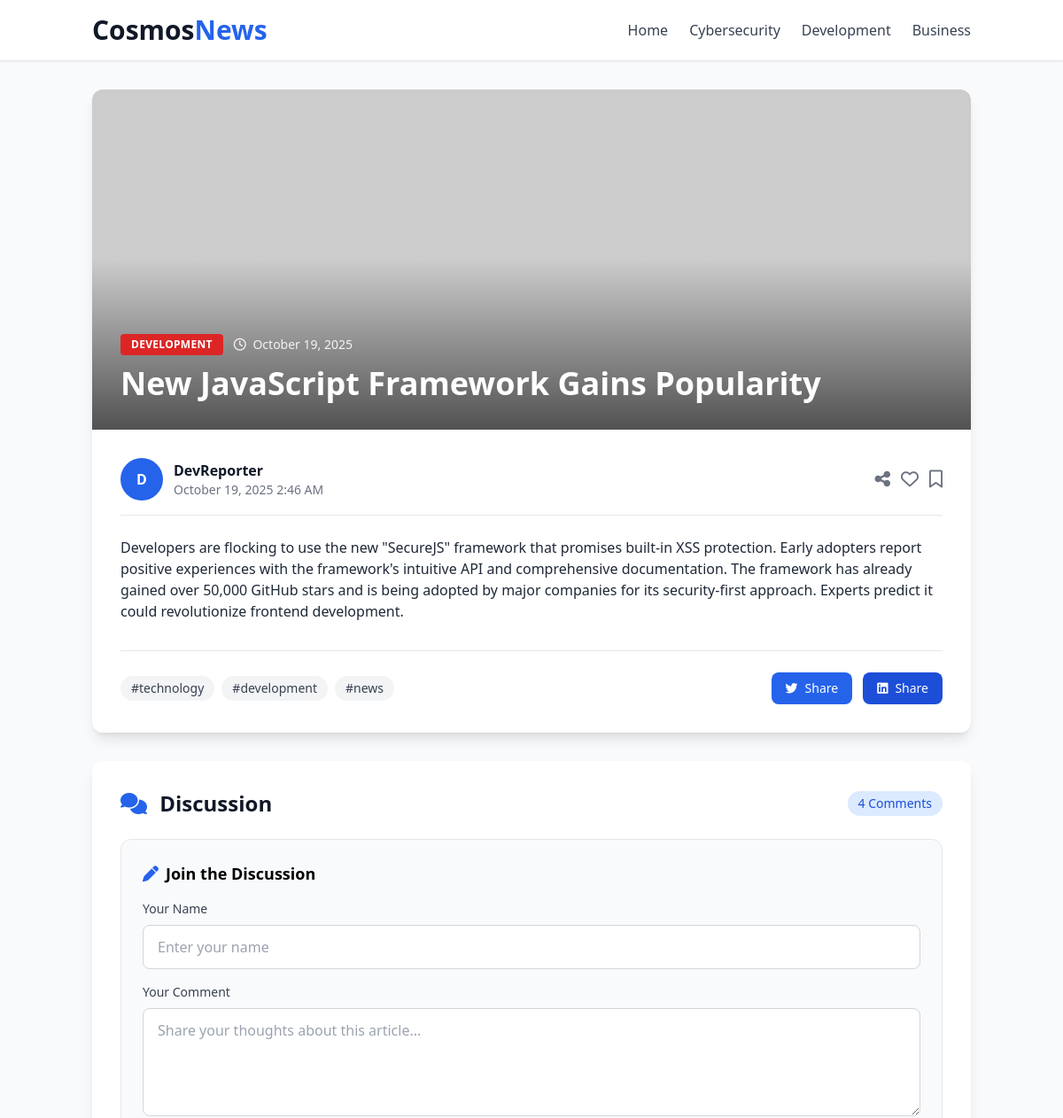
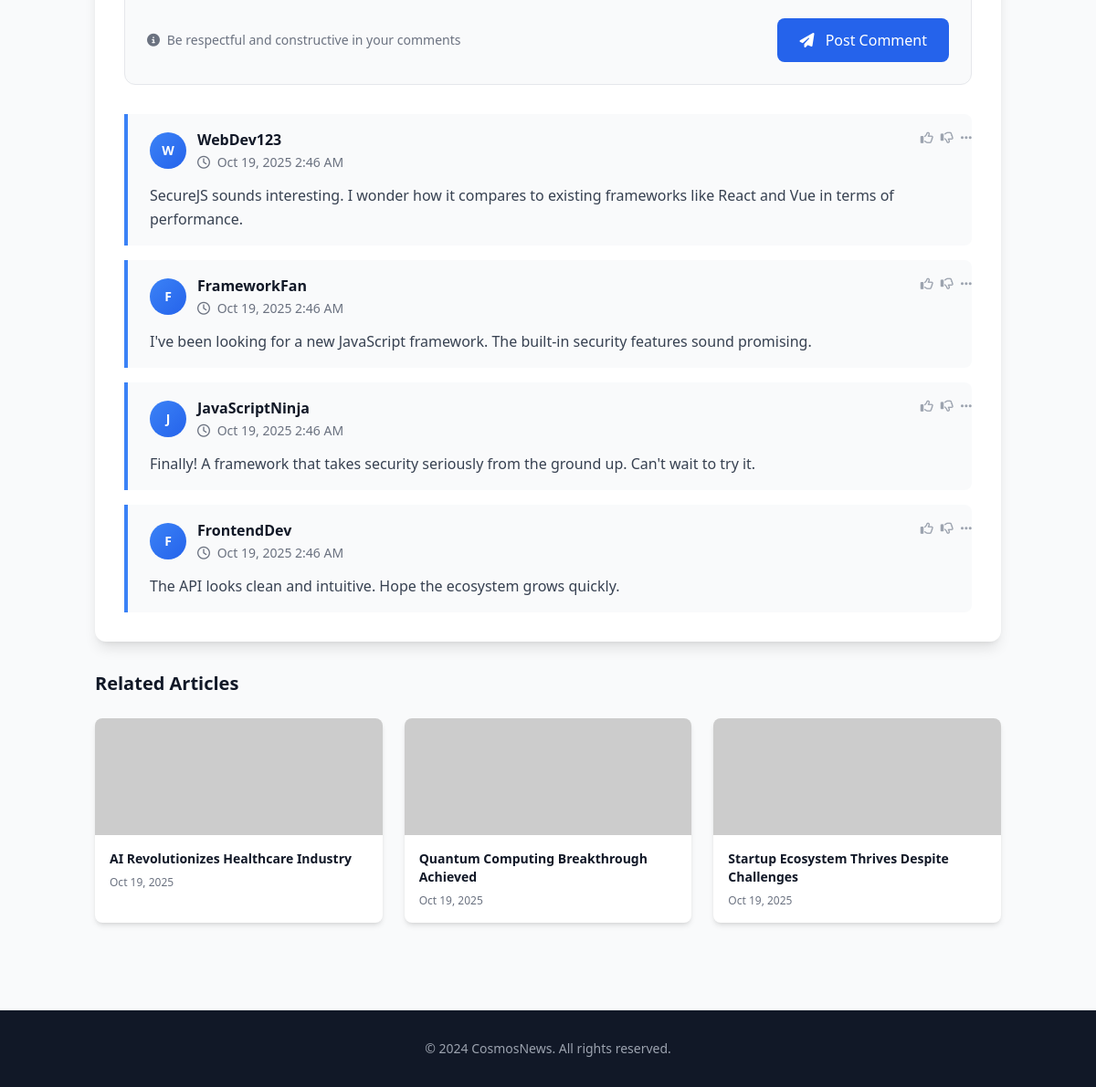
Page /article.php?id=2 on the committed database (2 pictures, top to bottom).
### tables this page shows
CREATE TABLE IF NOT EXISTS news_articles (
    id INT AUTO_INCREMENT PRIMARY KEY,
    title VARCHAR(255) NOT NULL,
    content TEXT NOT NULL,
    author VARCHAR(100) NOT NULL,
    header_image VARCHAR(500),
    category VARCHAR(50) DEFAULT 'Technology',
    created_at TIMESTAMP DEFAULT CURRENT_TIMESTAMP,
    updated_at TIMESTAMP DEFAULT CURRENT_TIMESTAMP ON UPDATE CURRENT_TIMESTAMP
);

CREATE TABLE IF NOT EXISTS comments (
    id INT AUTO_INCREMENT PRIMARY KEY,
    article_id INT NOT NULL,
    username VARCHAR(100) NOT NULL,
    comment_text TEXT NOT NULL,
    created_at TIMESTAMP DEFAULT CURRENT_TIMESTAMP,
    FOREIGN KEY (article_id) REFERENCES news_articles(id) ON DELETE CASCADE
);

### src/article.php (the view, shortened to what this page needs)
<?php
require_once 'config.php';
$article_id = isset($_GET['id']) ? (int)$_GET['id'] : 0;
$article_query = "SELECT * FROM news_articles WHERE id = $article_id";
$article_result = $conn->query($article_query);
$article = $article_result->fetch_assoc();
$comments_query = "SELECT * FROM comments WHERE article_id = $article_id ORDER BY created_at DESC";
$comments_result = $conn->query($comments_query);
?>
<!DOCTYPE html>
<html lang="en">
<head>
    <script src="https://cdn.tailwindcss.com"></script>
    <link rel="stylesheet" href="https://cdnjs.cloudflare.com/ajax/libs/font-awesome/6.4.0/css/all.min.css">
</head>
<body class="bg-gray-50">
    <header class="bg-white border-b border-gray-200 shadow-sm sticky top-0 z-50">
        <div class="container mx-auto px-4">
            <div class="flex items-center justify-between py-4">
                <div class="flex items-center justify-between w-full">
                    <h1 class="text-3xl font-bold text-gray-900">
                        Cosmos<span class="text-blue-600">News</span>
                    </h1>
                    <nav class="hidden md:flex space-x-6">
                        <a href="index.php" class="text-gray-700 hover:text-blue-600 font-medium transition">Home</a>
                        <a href="#cybersecurity" class="text-gray-700 hover:text-blue-600 font-medium transition">Cybersecurity</a>
                        <a href="#development" class="text-gray-700 hover:text-blue-600 font-medium transition">Development</a>
                        <a href="#business" class="text-gray-700 hover:text-blue-600 font-medium transition">Business</a>
                    </nav>
                </div>
            </div>
        </div>
    </header>
    <main class="container mx-auto px-4 py-8">
        <?php if ($article): ?>
            <article class="bg-white rounded-xl shadow-lg overflow-hidden mb-8">
                <?php if (!empty($article['header_image'])): ?>
                    <div class="relative h-80 md:h-96">
                        <img src="<?php echo htmlspecialchars($article['header_image']); ?>"
                             alt="<?php echo htmlspecialchars($article['title']); ?>"
                             class="w-full h-full object-cover">
                        <div class="absolute inset-0 bg-gradient-to-t from-black/60 via-transparent to-transparent"></div>
                        <div class="absolute bottom-0 left-0 p-8 text-white">
                            <div class="flex items-center space-x-3 mb-3">
                                <span class="bg-red-600 px-3 py-1 rounded text-xs font-bold uppercase tracking-wide">
                                    <?php echo htmlspecialchars($article['category'] ?? 'Technology'); ?>
                                </span>
                                <span class="text-sm opacity-90">
                                    <i class="far fa-clock mr-1"></i>
                                    <?php echo date('F j, Y', strtotime($article['created_at'])); ?>
                                </span>
                            </div>
                            <h1 class="text-3xl md:text-4xl font-bold leading-tight">
                                <?php echo htmlspecialchars($article['title']); ?>
                            </h1>
                        </div>
                    </div>
                <?php endif; ?>
                <div class="p-8">
                    <div class="flex items-center justify-between border-b border-gray-200 pb-4 mb-6">
                        <div class="flex items-center space-x-4">
                            <div class="flex items-center space-x-3">
                                <div class="w-12 h-12 bg-blue-600 rounded-full flex items-center justify-center">
                                    <span class="text-white font-bold">
                                        <?php echo strtoupper(substr($article['author'], 0, 1)); ?>
                                    </span>
                                </div>
                                <div>
                                    <p class="font-semibold text-gray-900">
                                        <?php echo htmlspecialchars($article['author']); ?>
                                    </p>
                                    <p class="text-sm text-gray-500">
                                        <?php echo date('F j, Y g:i A', strtotime($article['created_at'])); ?>
                                    </p>
                                </div>
                            </div>
                        </div>
                        <div class="flex items-center space-x-3">
                            <button class="text-gray-500 hover:text-blue-600 transition">
                                <i class="fas fa-share-alt text-xl"></i>
                            </button>
                            <button class="text-gray-500 hover:text-red-600 transition">
                                <i class="far fa-heart text-xl"></i>
                            </button>
                            <button class="text-gray-500 hover:text-blue-600 transition">
                                <i class="far fa-bookmark text-xl"></i>
                            </button>
                        </div>
                    </div>
                    <div class="prose prose-lg max-w-none text-gray-800">
                        <?php echo nl2br(htmlspecialchars($article['content'])); ?>
                    </div>
                    <div class="mt-8 pt-6 border-t border-gray-200">
                        <div class="flex flex-wrap items-center justify-between">
                            <div class="flex flex-wrap gap-2 mb-4 md:mb-0">
                                <span class="bg-gray-100 px-3 py-1 rounded-full text-sm text-gray-700">
                                    #technology
                                </span>
                                <span class="bg-gray-100 px-3 py-1 rounded-full text-sm text-gray-700">
                                    #<?php echo strtolower(str_replace(' ', '', $article['category'] ?? 'Technology')); ?>
                                </span>
                                <span class="bg-gray-100 px-3 py-1 rounded-full text-sm text-gray-700">
                                    #news
                                </span>
                            </div>
                            <div class="flex space-x-3">
                                <button class="bg-blue-600 text-white px-4 py-2 rounded-lg hover:bg-blue-700 transition text-sm font-medium">
                                    <i class="fab fa-twitter mr-2"></i>Share
                                </button>
                                <button class="bg-blue-700 text-white px-4 py-2 rounded-lg hover:bg-blue-800 transition text-sm font-medium">
                                    <i class="fab fa-linkedin mr-2"></i>Share
                                </button>
                            </div>
                        </div>
                    </div>
                </div>
            </article>
            <section id="comments" class="bg-white rounded-xl shadow-lg p-8">
                <div class="flex items-center justify-between mb-6">
                    <h2 class="text-2xl font-bold text-gray-900">
                        <i class="fas fa-comments text-blue-600 mr-2"></i>
                        Discussion
                    </h2>
                    <span class="bg-blue-100 text-blue-700 px-3 py-1 rounded-full text-sm font-medium">
                        <?php echo $comments_result->num_rows; ?> Comments
                    </span>
                </div>
                <div class="mb-8 p-6 bg-gray-50 rounded-xl border border-gray-200">
                    <h3 class="text-lg font-semibold mb-4 flex items-center">
                        <i class="fas fa-pen text-blue-600 mr-2"></i>
                        Join the Discussion
                    </h3>
                    <form method="POST" action="" class="space-y-4">
                        <div>
                            <label for="username" class="block text-sm font-medium text-gray-700 mb-2">
                                Your Name
                            </label>
                            <input type="text" id="username" name="username" required
                                   class="w-full px-4 py-3 border border-gray-300 rounded-lg focus:ring-2 focus:ring-blue-500 focus:border-transparent transition"
                                   placeholder="Enter your name">
                        </div>
                        <div>
                            <label for="comment_text" class="block text-sm font-medium text-gray-700 mb-2">
                                Your Comment
                            </label>
                            <textarea id="comment_text" name="comment_text" rows="4" required
                                      class="w-full px-4 py-3 border border-gray-300 rounded-lg focus:ring-2 focus:ring-blue-500 focus:border-transparent transition"
                                      placeholder="Share your thoughts about this article..."></textarea>
                        </div>
                        <div class="flex items-center justify-between">
                            <p class="text-sm text-gray-500">
                                <i class="fas fa-info-circle mr-1"></i>
                                Be respectful and constructive in your comments
                            </p>
                            <button type="submit" name="submit_comment"
                                    class="bg-blue-600 text-white px-6 py-3 rounded-lg hover:bg-blue-700 transition font-medium">
                                <i class="fas fa-paper-plane mr-2"></i>
                                Post Comment
                            </button>
                        </div>
                    </form>
                </div>
                <div class="space-y-4">
                    <?php if ($comments_result->num_rows > 0): ?>
                        <?php while ($comment = $comments_result->fetch_assoc()): ?>
                            <div class="border-l-4 border-blue-500 pl-6 py-4 bg-gray-50 rounded-r-lg">
                                <div class="flex items-start justify-between mb-3">
                                    <div class="flex items-center space-x-3">
                                        <div class="w-10 h-10 bg-gradient-to-br from-blue-500 to-blue-600 rounded-full flex items-center justify-center">
                                            <span class="text-white font-bold text-sm">
                                                <?php echo strtoupper(substr($comment['username'], 0, 1)); ?>
                                            </span>
                                        </div>
                                        <div>
                                            <h4 class="font-semibold text-gray-900">
                                                <?php echo $comment['username']; ?>
                                            </h4>
                                            <span class="text-sm text-gray-500">
                                                <i class="far fa-clock mr-1"></i>
                                                <?php echo date('M j, Y g:i A', strtotime($comment['created_at'])); ?>
                                            </span>
                                        </div>
                                    </div>
                                    <div class="flex items-center space-x-2">
                                        <button class="text-gray-400 hover:text-blue-600 transition text-sm">
                                            <i class="far fa-thumbs-up"></i>
                                        </button>
                                        <button class="text-gray-400 hover:text-red-600 transition text-sm">
                                            <i class="far fa-thumbs-down"></i>
                                        </button>
                                        <button class="text-gray-400 hover:text-gray-600 transition text-sm">
                                            <i class="fas fa-ellipsis-h"></i>
                                        </button>
                                    </div>
                                </div>
                                <div class="text-gray-700 ml-13 leading-relaxed">
                                    <?php echo $comment['comment_text']; ?>
                                </div>
                            </div>
                        <?php endwhile; ?>
                    <?php endif; ?>
                </div>
            </section>
            <section class="mt-8">
                <h3 class="text-xl font-bold text-gray-900 mb-6">Related Articles</h3>
                <div class="grid grid-cols-1 md:grid-cols-3 gap-6">
                    <?php
                    $related_query = "SELECT * FROM news_articles WHERE id != " . $article_id . " ORDER BY RAND() LIMIT 3";
                    $related_result = $conn->query($related_query);
                    while ($related = $related_result->fetch_assoc()): ?>
                        <article class="bg-white rounded-lg shadow-md overflow-hidden hover:shadow-lg transition">
                            <?php if (!empty($related['header_image'])): ?>
                                <div class="h-32 overflow-hidden">
                                    <img src="<?php echo htmlspecialchars($related['header_image']); ?>"
                                         alt="<?php echo htmlspecialchars($related['title']); ?>"
                                         class="w-full h-full object-cover">
                                </div>
                            <?php else: ?>
                                <div class="h-32 bg-gradient-to-r from-blue-500 to-blue-600 flex items-center justify-center">
                                    <i class="fas fa-newspaper text-white text-2xl"></i>
                                </div>
                            <?php endif; ?>
                            <div class="p-4">
                                <h4 class="font-semibold text-gray-900 mb-2 text-sm">
                                    <a href="article.php?id=<?php echo $related['id']; ?>" class="hover:text-blue-600 transition">
                                        <?php echo htmlspecialchars($related['title']); ?>
                                    </a>
                                </h4>
                                <p class="text-xs text-gray-500">
                                    <?php echo date('M j, Y', strtotime($related['created_at'])); ?>
                                </p>
                            </div>
                        </article>
                    <?php endwhile; ?>
                </div>
            </section>
        <?php endif; ?>
    </main>
    <footer class="bg-gray-900 text-white mt-16">
        <div class="container mx-auto px-4 py-8">
            <div class="text-center text-gray-400 text-sm">
                <p>&copy; 2024 CosmosNews. All rights reserved.</p>
            </div>
        </div>
    </footer>
</body>
</html>

### rows in the picture
news_articles: category "DEVELOPMENT", created_at "October 19, 2025", title "New JavaScript Framework Gains Popularity", author "D", author "DevReporter", created_at "October 19, 2025 2:46 AM", content "Developers are flocking to use the new \"SecureJS\" framework that promises built-in XSS protection. Early adopters report positive experiences with the framework's intuitive API and comprehensive documentation. The framework has already gained over 50,000 GitHub stars and is being adopted by major companies for its security-first approach. Experts predict it could revolutionize frontend development.", category "development"
comments: username "W", username "WebDev123", created_at "Oct 19, 2025 2:46 AM", comment_text "SecureJS sounds interesting. I wonder how it compares to existing frameworks like React and Vue in terms of performance."
comments: username "F", username "FrameworkFan", created_at "Oct 19, 2025 2:46 AM", comment_text "I've been looking for a new JavaScript framework. The built-in security features sound promising."
comments: username "J", username "JavaScriptNinja", created_at "Oct 19, 2025 2:46 AM", comment_text "Finally! A framework that takes security seriously from the ground up. Can't wait to try it."
comments: username "F", username "FrontendDev", created_at "Oct 19, 2025 2:46 AM", comment_text "The API looks clean and intuitive. Hope the ecosystem grows quickly."
news_articles: title "AI Revolutionizes Healthcare Industry", created_at "Oct 19, 2025"
news_articles: title "Quantum Computing Breakthrough Achieved", created_at "Oct 19, 2025"
news_articles: title "Startup Ecosystem Thrives Despite Challenges", created_at "Oct 19, 2025"

### other values in the picture
$comments_result->num_rows "4"
